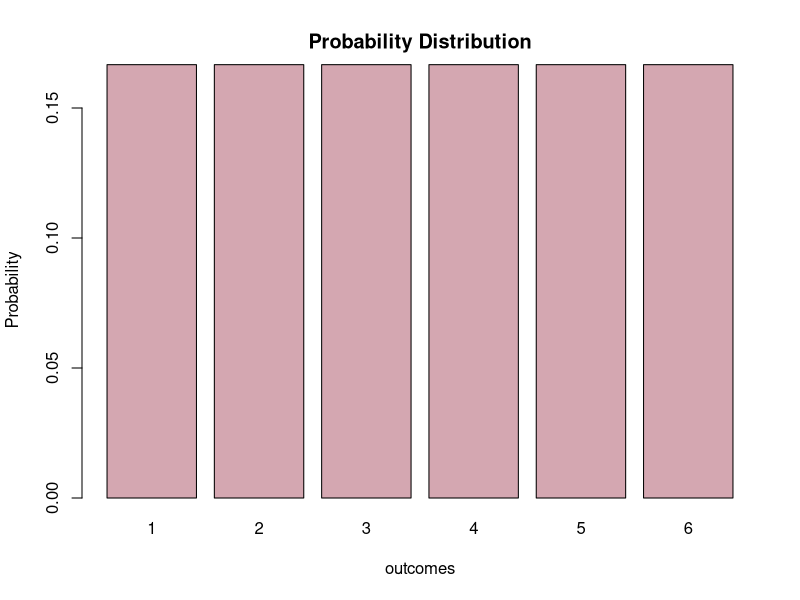
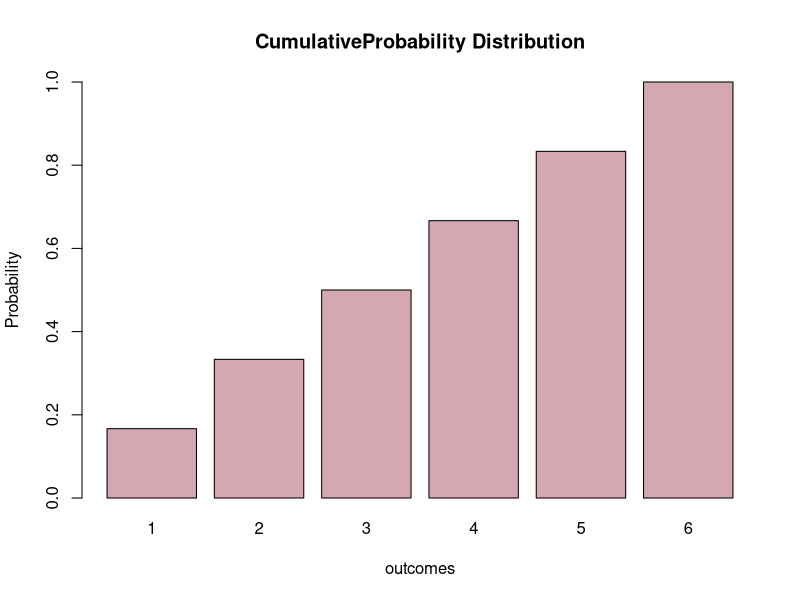
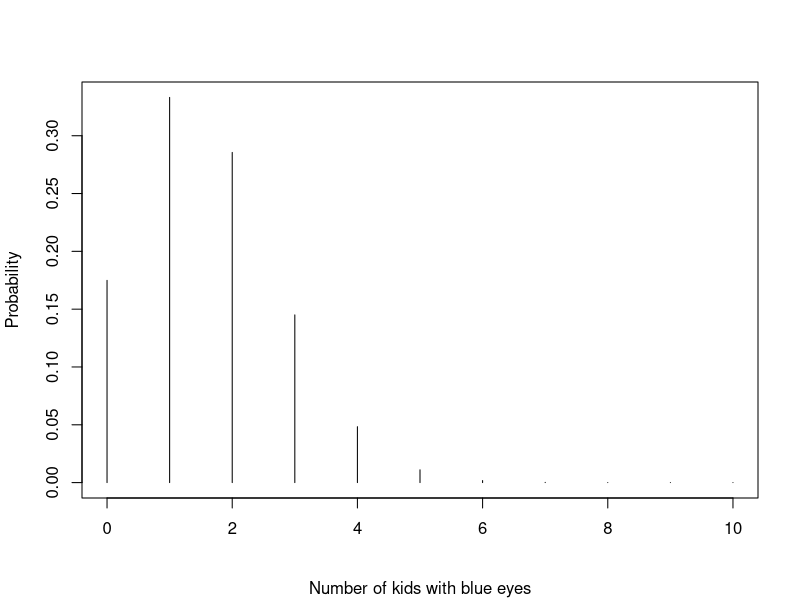
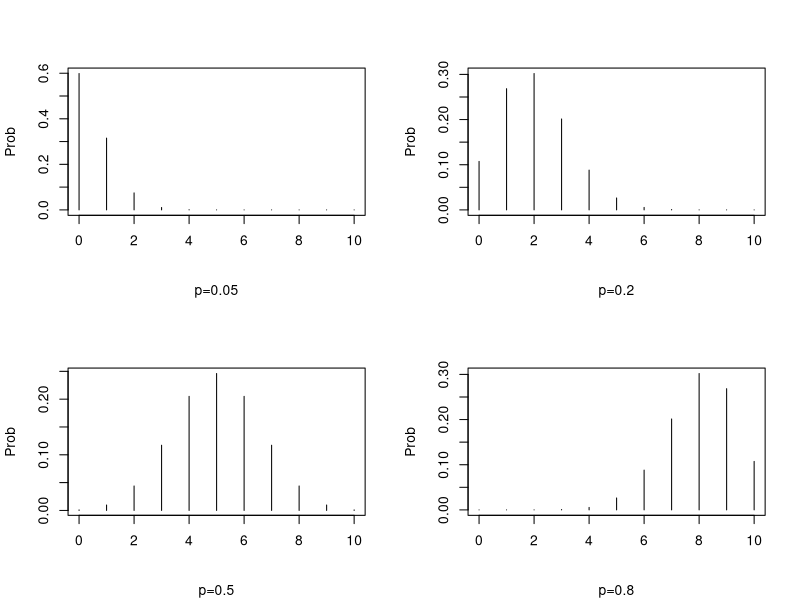
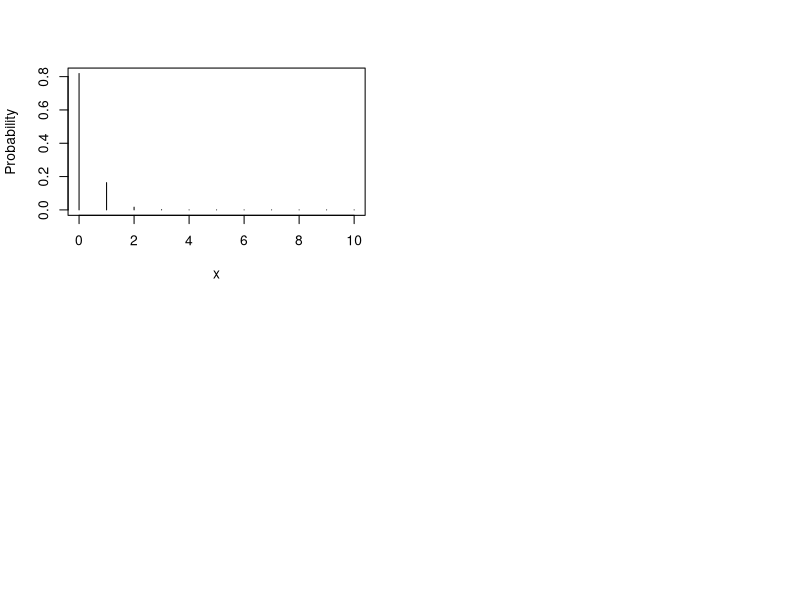

R code for these plots, in order:
#a Take a random vector and probability associated with it and plot it with a bar graph
s<-c(1,2,3,4,5,6)
# generate the vector of probabilities 
probability <- rep(1/6, 6) 
barplot(probability,names.arg = s, ylim = c(0,.16), main = "Probability Distribution", ylab = "Probability", xlab = "outcomes",col = "#D4A7B1") 

#b For the above problem create a cumulative frequency table and plot the cumulative
  #frequency against each sample point mentioned in the vector

cum_probability <- cumsum(probability) 
# plot the probabilites 
barplot(cum_probability,names.arg = s, ylim = c(0,1), main = "CumulativeProbability Distribution", ylab = "Probability", xlab = "outcomes",col = "#D4A7B1") 


#c generate the probability values for the binomial distribution for the number of children in 10 with blue eyes
#using p =0.16. Plot the obtained result.
x<-0:10
y<-dbinom(0:10,10,0.16)
data.frame("Prob"=y,row.names=x)
plot(0:10,dbinom(0:10,10,0.16),,type='h',xlab="",ylab="Probability",sub="Number of kids with blue eyes")

#d Run the above example with probabilities that a child has blue eyes is 0.05, 0.2, 0.5,
#and 0.8 and see how this changes the distribution
par(mfrow=c(2,2))
plot(0:10,dbinom(0:10,10,0.05),type='h',xlab="",ylab="Prob", sub="p=0.05")
plot(0:10,dbinom(0:10,10,0.2),type='h',xlab="",ylab="Prob", sub="p=0.2")
plot(0:10,dbinom(0:10,10,0.5),type='h',xlab="",ylab="Prob", sub="p=0.5")
plot(0:10,dbinom(0:10,10,0.8),type='h',xlab="",ylab="Prob", sub="p=0.8")

#e Consider you have a vector 0:10. Compute poisson distribution with p=0.2. Plot it to visulaise the distribution
x<-0:10
y<-dpois(0:10,0.2)
data.frame("Prob"=y,row.names=x)
plot(0:10, dpois(0:10,0.2), type='h', xlab="x",ylab="Probability" )

